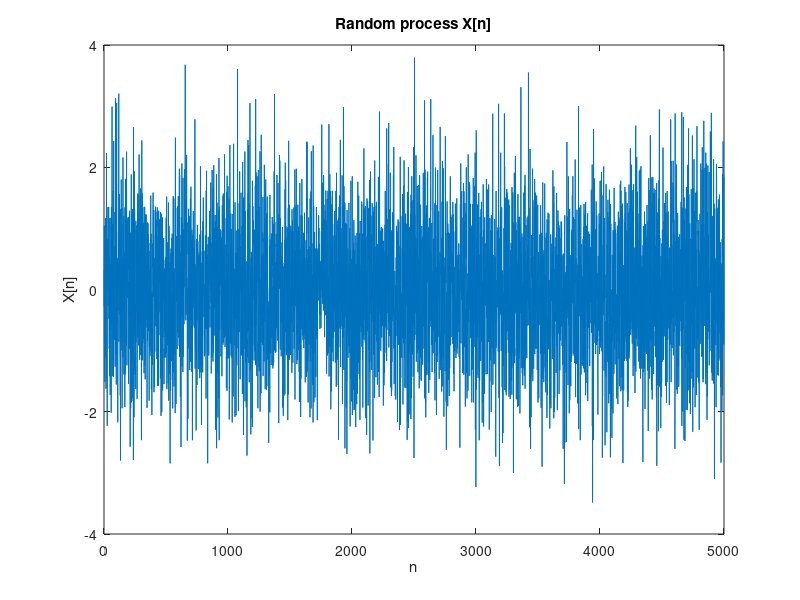

MATLAB code to generate this figure:
X = randn(1,5000);
% this is a white guassian random process

figure();
plot(1:length(X),X);
title("Random process X[n]");
xlabel("n");
ylabel("X[n]");
